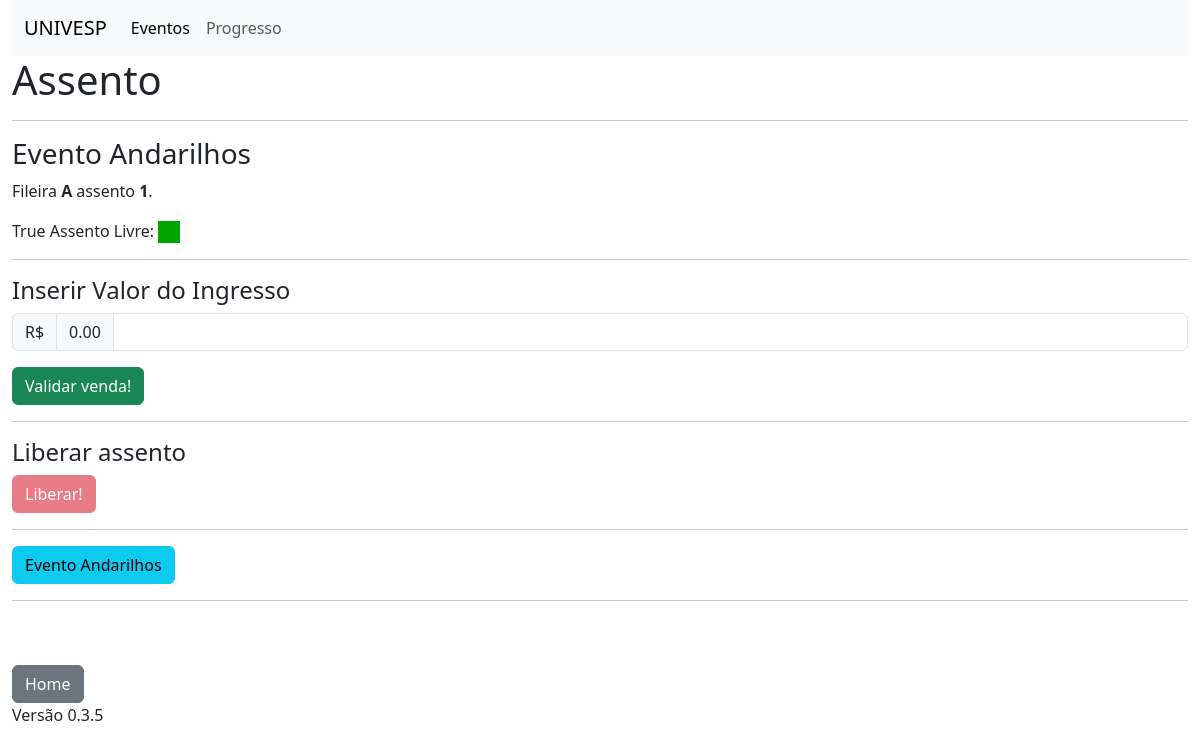
The page /assento/A/1/1 on the database as committed earlier.
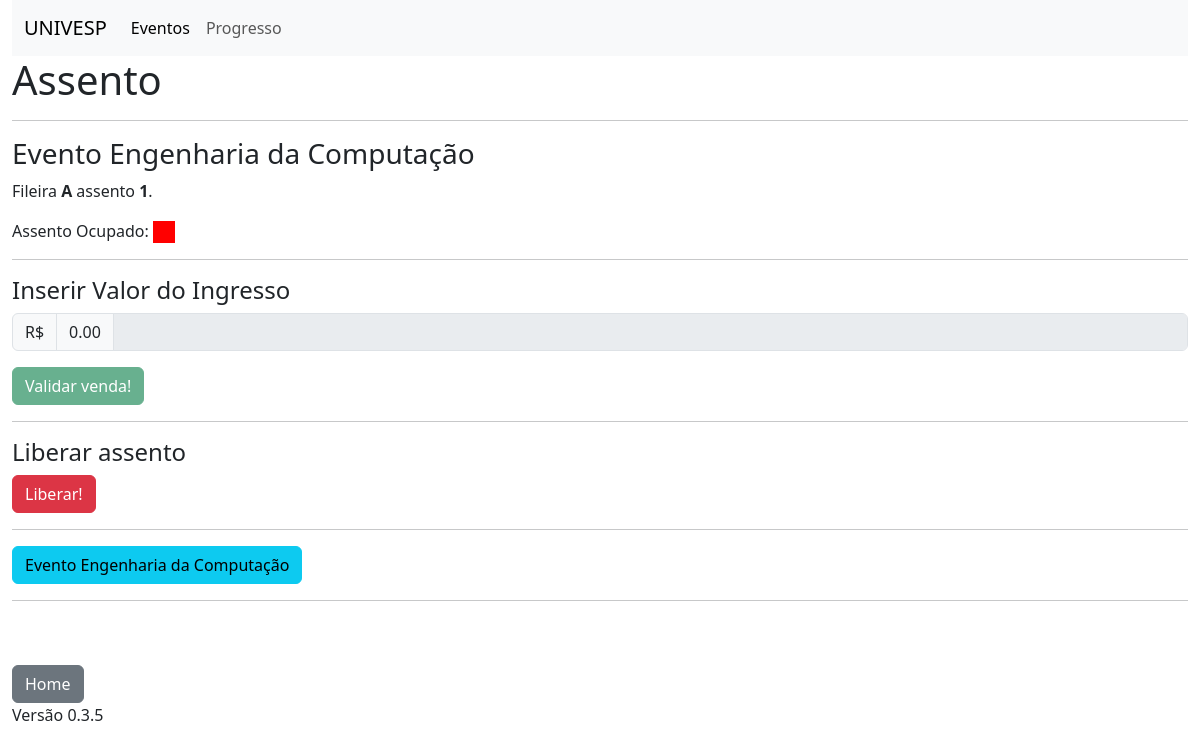
The same page on the database as committed later.
### models.py (models this page shows, shortened)
class Evento(db.Model):
    __tablename__ = 'eventos'
    id = db.Column(db.Integer, primary_key=True)
    nome = db.Column(db.String(100))
    descricao = db.Column(db.String(256))
    data = db.Column(db.String(10))
    hora_inicio = db.Column(db.String(5))
    lotacao = db.Column(db.Integer)
    arrecadacao = db.Column(db.Float)
    assentos = db.relationship('Assento', back_populates='evento', cascade="all, delete")
    usuario_id = db.Column(db.Integer, db.ForeignKey('usuarios.id'))
    usuario = db.relationship('Usuario', back_populates='eventos')
    clientes = db.relationship('Cliente',
                               secondary=Cliente_Evento.__table__,
                               back_populates='eventos')

class Assento(db.Model):
    __tablename__='assentos'
    id = db.Column(db.Integer, primary_key=True)
    fileira = db.Column(db.String(1))
    numero = db.Column(db.Integer)
    livre = db.Column(db.Boolean)
    preco = db.Column(db.Float)
    evento_id = db.Column(db.Integer, db.ForeignKey('eventos.id'))
    evento = db.relationship('Evento', back_populates='assentos')

### routes.py (the view)
@app.route('/assento/<fileira>/<int:numero>/<int:id>', methods=['GET','POST'])
def assento(fileira,numero,id):
    evento = Evento.query.get(id)
    assentos = Assento.query.filter_by(evento_id=id).all()
    assento = None
    for a in assentos:
        if a.fileira == fileira and a.numero == numero:
            assento = a
    if request.method=='GET':
        return render_template('assento.html',fileira=fileira, numero=numero, evento=evento, assento=assento)
    if request.method=='POST':
        assento.preco = request.form.get('preco')
        assento.livre = False
        db.session.commit()
        return redirect(url_for('evento',id=id))

### templates/assento.html
{% extends 'base.html' %}
{% block conteudo %}
<h1>Assento</h1>
<hr>
<h3>Evento {{evento.nome}}</h3>
<div>
    <p>Fileira <b>{{fileira.upper()}}</b> assento <b>{{numero}}</b>.</p>
    {% if assento.livre %}
        {{assento.livre}} Assento Livre: <img width="22" height="22" src="{{ url_for('static', filename='imagens/verde.png')}}">
    {% else %}
        Assento Ocupado: <img width="22" height="22" src="{{ url_for('static', filename='imagens/vermelho.png')}}">
    {% endif %}
</div>
<hr>
<h4>Inserir Valor do Ingresso</h4>
<form action="/assento/{{fileira}}/{{numero}}/{{evento.id}}" method="post">
    <div class="input-group mb-3">
        <span class="input-group-text">R$</span>
        <span class="input-group-text">0.00</span>
        <input type="text" class="form-control" aria-label="" id="preco" name="preco"  {% if assento.livre %} required {% endif %}
        {% if not assento.livre %} disabled {% endif %} >
    </div>
        <button type="submit" class="btn btn-success"
            {% if not assento.livre %} disabled {% endif %}>
            Validar venda!
        </button>
</form>
<hr>
<h4>Liberar assento</h4>
<form action="/assento_liberar/{{fileira}}/{{numero}}/{{evento.id}}">
    <button type="submit" class="btn btn-danger"
            {% if assento.livre %} disabled {% endif %}>
            Liberar!
        </button>
</form>
<hr>
<a class="btn btn-info" href="{{url_for('evento',id=evento.id)}}" role="button">Evento {{evento.nome}}</a>
{% endblock %}

Rows that differ between the two databases and show on the page:
changed Evento: nome "Andarilhos" → "Engenharia da Computação"
changed Assento: livre "True" → (not shown)
Other text that changed with them:
text no longer shown: "Assento Livre:"
text now shown: "Assento Ocupado:"
